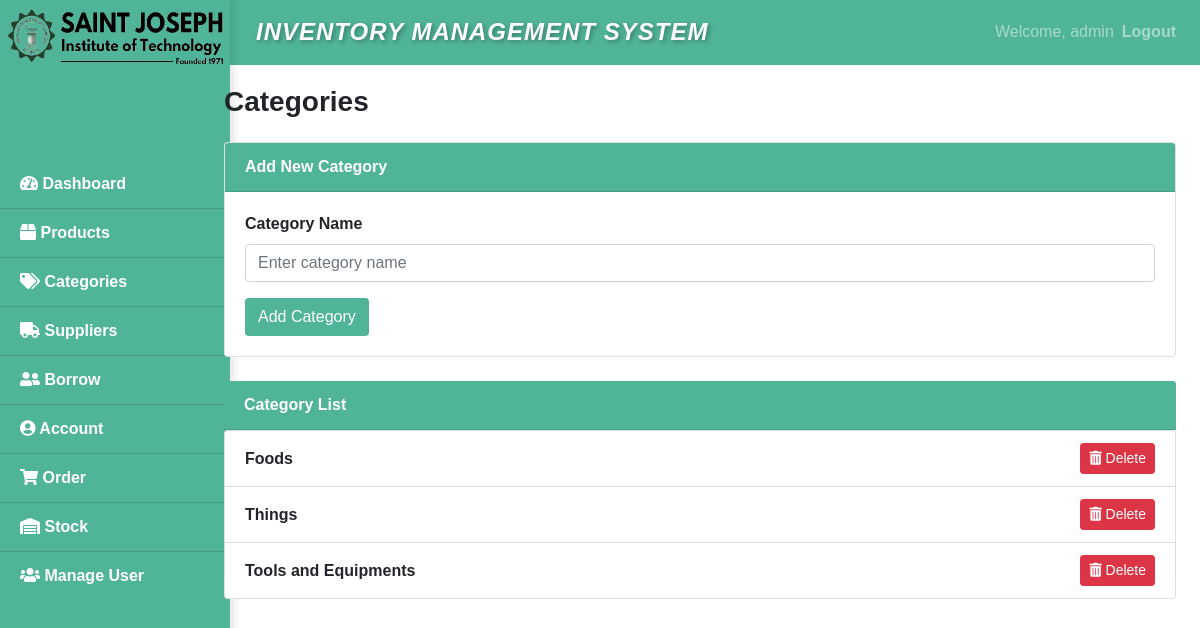
Page /Categories.php (signed in) on the committed database.
### tables this page shows
CREATE TABLE `categories` (
  `id` int(11) NOT NULL,
  `category_name` varchar(255) NOT NULL,
  `created_at` timestamp NOT NULL DEFAULT current_timestamp()
);

### Categories.php (the view, shortened to what this page needs)
<?php
$conn = new mysqli('localhost', 'root', '', 'inventoryproj');
$isAdmin = $_SESSION['role'] === 'admin';
?>
<!DOCTYPE html>
<html lang="en">
<head>
    <link href="https://stackpath.bootstrapcdn.com/bootstrap/4.5.2/css/bootstrap.min.css" rel="stylesheet">
    <link rel="stylesheet" href="https://cdnjs.cloudflare.com/ajax/libs/font-awesome/5.15.4/css/all.min.css">
</head>
<body>
    <nav class="navbar navbar-expand-md navbar-dark" style="background-color: #50B498;">
        <a class="navbar-brand" href="#">Inventory Management System</a>
        <div class="collapse navbar-collapse" id="navbarNav">
            <ul class="navbar-nav ml-auto">
                <li class="nav-item">
                    <span class="navbar-text">Welcome, <?php echo htmlspecialchars($_SESSION['username']); ?></span>
                </li>
                <li class="nav-item">
                    <b><a class="nav-link" href="Login.php">Logout</a>
                </li>
            </ul>
        </div>
    </nav>
    <div class="container-fluid">
        <div class="row">
            <div class="sidebar">
                <div class="sidebar-heading">
                    <img src="founded.png" class="sidebar-logo" alt="Sidebar Logo">
                </div>
                <div class="list-group list-group-flush">
                    <a href="Dashboard.php" class="list-group-item list-group-item-action">
                        <i class="fas fa-tachometer-alt"></i> Dashboard
                    </a>
                    <a href="Product.php" class="list-group-item list-group-item-action">
                        <i class="fas fa-box"></i> Products
                    </a>
                    <a href="Categories.php" class="list-group-item list-group-item-action">
                        <i class="fas fa-tags"></i> Categories
                    </a>
                    <a href="Supplier.php" class="list-group-item list-group-item-action">
                        <i class="fas fa-truck"></i> Suppliers
                    </a>
                    <a href="#borrowerSubMenu" class="list-group-item list-group-item-action" data-toggle="collapse">
                        <i class="fas fa-user-friends"></i> Borrow
                    </a>
                    <a href="Account.php" class="list-group-item list-group-item-action">
                        <i class="fas fa-user-circle"></i> Account
                    </a>
                    <a href="Order.php" class="list-group-item list-group-item-action">
                        <i class="fas fa-shopping-cart"></i> Order
                    </a>
                    <a href="stock.php" class="list-group-item list-group-item-action">
                        <i class="fas fa-warehouse"></i> Stock
                    </a>
                     <?php if ($_SESSION['role'] === 'admin'): ?>
                    <a href="Manage_users.php" class="list-group-item list-group-item-action"><i class="fas fa-users"></i> Manage User</a>
                <?php endif; ?>
                </div>
            </div>
            <main role="main" class="col-md-9 ml-sm-auto col-lg-10 px-4 main-content">
                <h3 class="mb-4"><b>Categories</b></h3>
                <?php if ($isAdmin): ?>
                <div class="card mb-4">
                    <div class="card-header" style="background-color: #50B498; color: white;">
                        Add New Category
                    </div>
                    <div class="card-body">
                        <form method="POST" action="">
                            <div class="form-group">
                                <label for="categoryName">Category Name</label>
                                <input type="text" class="form-control" id="categoryName" name="categoryName"
                                    placeholder="Enter category name" required>
                            </div>
                            <button type="submit" class="btn" style="background-color: #50B498; color: white;" name="add_category">Add Category</button>
                        </form>
                    </div>
                </div>
                <?php endif; ?>
                    <div class="card-bolass=">
                    <div class="card-header" style="background-color: #50B498; color: white;">
                        Category List
                    </div>
                        <div class="list-group">
                            <?php
                            $result = $conn->query("SELECT category_name FROM categories ORDER BY category_name ASC");
                            if ($result->num_rows > 0) {
                                while ($row = $result->fetch_assoc()) {
                                    echo '<div class="list-group-item d-flex justify-content-between align-items-center">';
                                    echo '<span>' . htmlspecialchars($row['category_name']) . '</span>';
                                    if ($isAdmin) {
                                        echo '
                                            <form method="POST" action="" class="mb-0" onsubmit="return confirmDelete(\'' . htmlspecialchars(addslashes($row['category_name'])) . '\')">
                                                <input type="hidden" name="category_to_delete" value="' . htmlspecialchars($row['category_name']) . '">
                                                <button type="submit" class="btn btn-danger btn-sm" name="delete_category">
                                                    <i class="fas fa-trash-alt"></i> Delete
                                                </button>
                                            </form>
                                        ';
                                    }
                                    echo '</div>';
                                }
                            } else {
                                echo '<div class="list-group-item">No categories found.</div>';
                            }
                            ?>
                        </div>
                    </div>
                </div>
        </div>
</body>
</html>

### Categories.php (style rules this page uses)
body { font-family: Arial, sans-serif; overflow-x: hidden; }
.sidebar { height: 100vh; width: 230px; position: fixed; top: 0; left: 0; background-color: #50B498; border-right: 1px solid #50B498; box-shadow: 4px 0 8px rgba(0, 0, 0, 0.1); }
.sidebar-heading { text-align: center; padding-bottom: 0px; }
.sidebar-logo { width: 320px; height: 250px; margin-left: -65px; margin-top: -90px; }
.sidebar .list-group-item { border-radius: 0; background-color: #50B498; color: #fff; }
.main-content { margin-left: 230px; padding: 20px; }
.navbar-brand { font-weight: bold; font-family: 'Arial', sans-serif; font-size: 24px; font-style: oblique; text-align: center; flex: 1; letter-spacing: 1px; line-height: 1.2; text-transform: uppercase; text-shadow: 2px 2px 4px rgba(0, 0, 0, 0.3); color: #ffffff; background-color: #50B498; padding: 10px; margin-left: 230px; }

### rows in the picture
categories: category_name "Foods"
categories: category_name "Things"
categories: category_name "Tools and Equipments"

### other values in the picture
$_SESSION['username'] "admin"
